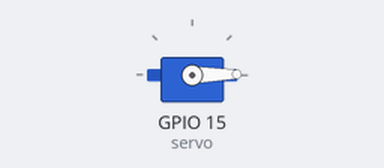
Bench run of a program on a simulated ESP32 board running MicroPython. On the bench: servo. Servo angles are drawn from the pulse width (0.5 ms = 0°, 2.5 ms = 180°).

Above: at 0.05 s.
At 1.9 s:
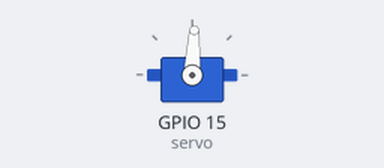
At 3.75 s:
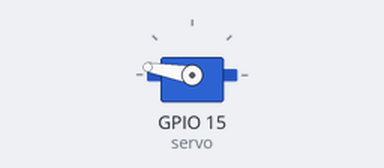
At 7.5 s:
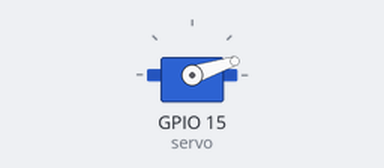
Timing chart, 0 to 10.0 s (numbered marks = the images above):
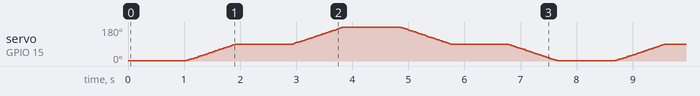

The program:

servo1_2.py
```python
# 모터가 너무 빨리 말고 부드럽게 회전하도록 수정함
from machine import Pin, PWM
from time import sleep

servo = PWM(Pin(15), freq=50) # GPIO15, 50Hz

# Duty 범위
min_duty = 26
max_duty = 128

# 각도를 duty로 변환
def angle_to_duty(angle):
    return int(min_duty + (angle / 180) * (max_duty - min_duty))

# 현대 각도 추적
current_angle = 0

def move_to(angle):
    global current_angle

    step = 1 if angle > current_angle else -1

    # 0~90, 1 또는 -1씩 0.01초마다 회전
    for a in range(current_angle, angle + step, step):
        duty = angle_to_duty(a)
        servo.duty(duty)
        sleep(0.01)

    current_angle = angle

while True:
    for target in [0, 90, 180, 90]:
        move_to(target)
        sleep(1)
```
